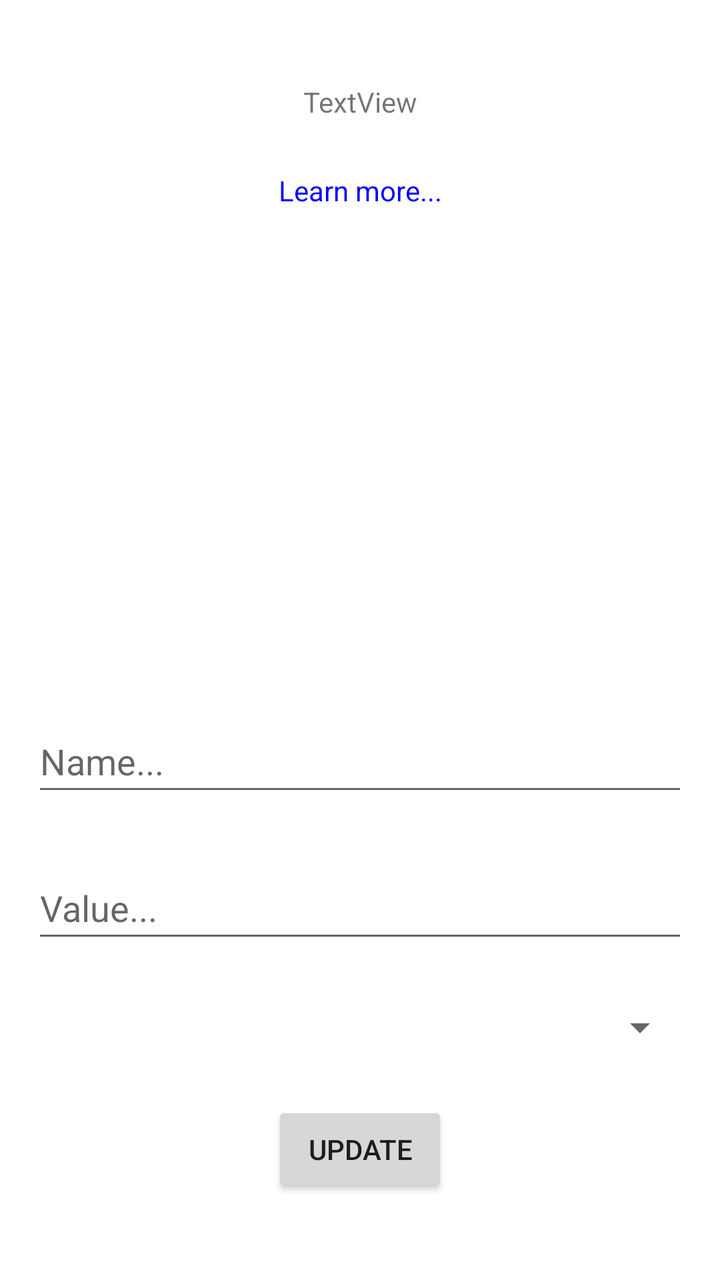
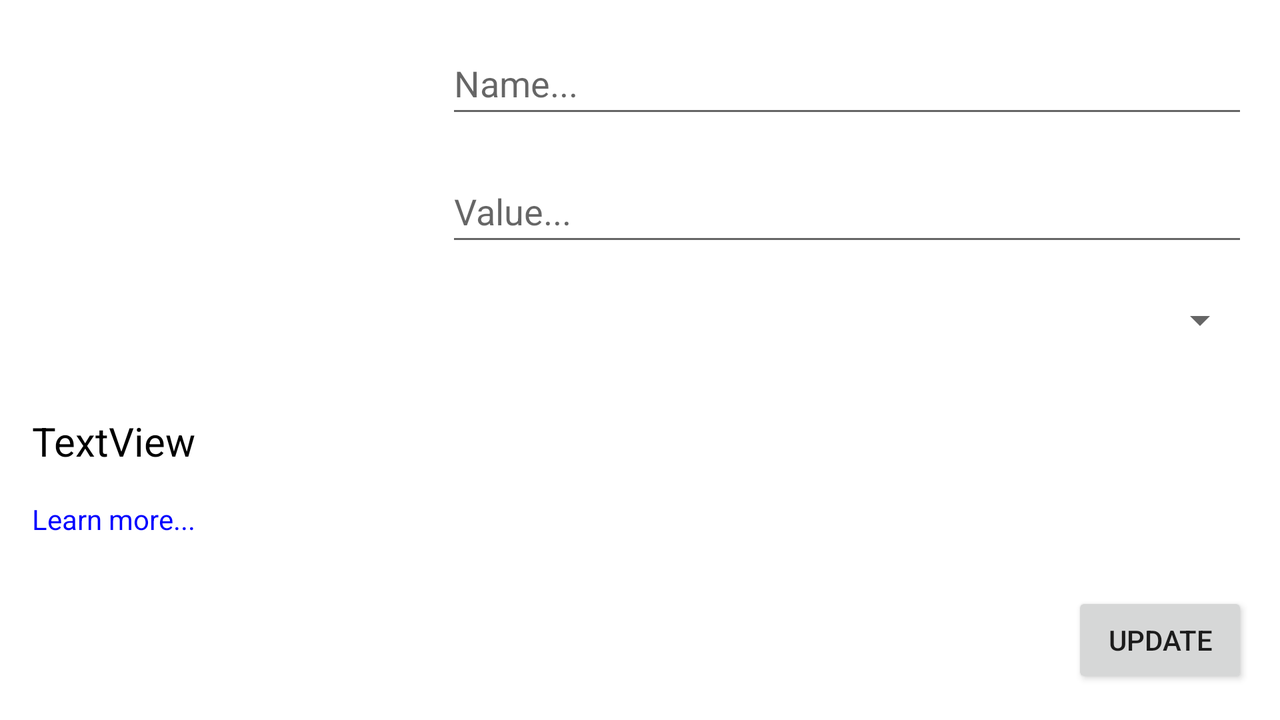

First picture: res/layout/ on a phone held upright. Second picture: the repository's own variant of that layout, on a device whose configuration matches the variant's folder. Source for both follows.
<!-- AndroidManifest.xml: application theme Theme.Nca2 -->
<!-- res/layout/fragment_duck_details.xml -->
<?xml version="1.0" encoding="utf-8"?>
<androidx.constraintlayout.widget.ConstraintLayout xmlns:android="http://schemas.android.com/apk/res/android"
    xmlns:app="http://schemas.android.com/apk/res-auto"
    xmlns:tools="http://schemas.android.com/tools"
    android:layout_width="match_parent"
    android:layout_height="match_parent"
    android:padding="16dp"
    tools:context=".ui.fragments.DuckDetailsFragment">

    <TextView
        android:id="@+id/textViewSeed"
        android:layout_width="wrap_content"
        android:layout_height="wrap_content"
        android:text="TextView"
        app:layout_constraintBottom_toTopOf="@+id/textViewUrl"
        app:layout_constraintEnd_toEndOf="parent"
        app:layout_constraintStart_toStartOf="parent"
        app:layout_constraintTop_toTopOf="parent"
        app:layout_constraintVertical_chainStyle="spread" />

    <TextView
        android:id="@+id/textViewUrl"
        android:layout_width="wrap_content"
        android:layout_height="wrap_content"
        android:text="Learn more..."
        android:textColor="#0000FF"
        app:layout_constraintBottom_toTopOf="@+id/imageViewDuck"
        app:layout_constraintEnd_toEndOf="parent"
        app:layout_constraintHorizontal_bias="0.5"
        app:layout_constraintStart_toStartOf="parent"
        app:layout_constraintTop_toBottomOf="@+id/textViewSeed" />

    <ImageView
        android:id="@+id/imageViewDuck"
        android:layout_width="200dp"
        android:layout_height="200dp"
        android:scaleType="centerCrop"
        app:layout_constraintBottom_toTopOf="@+id/editTextName"
        app:layout_constraintEnd_toEndOf="parent"
        app:layout_constraintHorizontal_bias="0.496"
        app:layout_constraintStart_toStartOf="parent"
        app:layout_constraintTop_toBottomOf="@+id/textViewUrl" />

    <com.google.android.material.textfield.TextInputEditText
        android:id="@+id/editTextName"
        android:layout_width="match_parent"
        android:layout_height="48dp"
        android:hint="Name..."
        app:layout_constraintBottom_toTopOf="@+id/editTextSellValue"
        app:layout_constraintEnd_toEndOf="parent"
        app:layout_constraintHorizontal_bias="0.5"
        app:layout_constraintStart_toStartOf="parent"
        app:layout_constraintTop_toBottomOf="@+id/imageViewDuck" />

    <com.google.android.material.textfield.TextInputEditText
        android:id="@+id/editTextSellValue"
        android:layout_width="match_parent"
        android:layout_height="48dp"
        android:hint="Value..."
        app:layout_constraintBottom_toTopOf="@+id/spinnerRarity"
        app:layout_constraintEnd_toEndOf="parent"
        app:layout_constraintHorizontal_bias="0.5"
        app:layout_constraintStart_toStartOf="parent"
        app:layout_constraintTop_toBottomOf="@+id/editTextName" />

    <Spinner
        android:id="@+id/spinnerRarity"
        android:layout_width="match_parent"
        android:layout_height="wrap_content"
        app:layout_constraintBottom_toTopOf="@+id/buttonUpdateDuck"
        app:layout_constraintEnd_toEndOf="parent"
        app:layout_constraintHorizontal_bias="0.5"
        app:layout_constraintStart_toStartOf="parent"
        app:layout_constraintTop_toBottomOf="@+id/editTextSellValue" />

    <Button
        android:id="@+id/buttonUpdateDuck"
        android:layout_width="wrap_content"
        android:layout_height="wrap_content"
        android:text="Update"
        app:layout_constraintBottom_toBottomOf="parent"
        app:layout_constraintEnd_toEndOf="parent"
        app:layout_constraintHorizontal_bias="0.5"
        app:layout_constraintStart_toStartOf="parent"
        app:layout_constraintTop_toBottomOf="@+id/spinnerRarity" />

</androidx.constraintlayout.widget.ConstraintLayout>
<!-- resources referenced by this layout -->
<resources>
  <style name="Theme.Nca2" parent="Theme.MaterialComponents.DayNight.DarkActionBar">
          
          <item name="colorPrimary">@color/purple_500</item>
          <item name="colorPrimaryVariant">@color/purple_700</item>
          <item name="colorOnPrimary">@color/white</item>
          
          <item name="colorSecondary">@color/teal_200</item>
          <item name="colorSecondaryVariant">@color/teal_700</item>
          <item name="colorOnSecondary">@color/black</item>
          
          <item name="android:statusBarColor" tools:targetApi="l">?attr/colorPrimaryVariant</item>
          
      </style>
</resources>
<!-- res/layout-land/fragment_duck_details.xml (the author's variant of the layout above) -->
<!-- drawn on the phone turned sideways -->
<?xml version="1.0" encoding="utf-8"?>
<androidx.constraintlayout.widget.ConstraintLayout xmlns:android="http://schemas.android.com/apk/res/android"
    xmlns:app="http://schemas.android.com/apk/res-auto"
    xmlns:tools="http://schemas.android.com/tools"
    android:layout_width="match_parent"
    android:layout_height="match_parent"
    android:padding="16dp"
    tools:context=".ui.fragments.DuckDetailsFragment">

    <TextView
        android:id="@+id/textViewSeed"
        android:layout_width="wrap_content"
        android:layout_height="wrap_content"
        android:layout_marginTop="16dp"
        android:text="TextView"
        android:textColor="#000"
        android:textSize="20sp"
        app:layout_constraintStart_toStartOf="parent"
        app:layout_constraintTop_toBottomOf="@+id/imageViewDuck" />

    <TextView
        android:id="@+id/textViewUrl"
        android:layout_width="wrap_content"
        android:layout_height="wrap_content"
        android:layout_marginTop="16dp"
        android:text="Learn more..."
        android:textColor="#0000FF"
        app:layout_constraintStart_toStartOf="parent"
        app:layout_constraintTop_toBottomOf="@+id/textViewSeed" />

    <ImageView
        android:id="@+id/imageViewDuck"
        android:layout_width="175dp"
        android:layout_height="175dp"
        android:scaleType="centerCrop"
        app:layout_constraintStart_toStartOf="parent"
        app:layout_constraintTop_toTopOf="parent" />

    <com.google.android.material.textfield.TextInputEditText
        android:id="@+id/editTextName"
        android:layout_width="0dp"
        android:layout_height="48dp"
        android:layout_marginStart="32dp"
        android:hint="Name..."
        app:layout_constraintEnd_toEndOf="parent"
        app:layout_constraintStart_toEndOf="@+id/imageViewDuck"
        app:layout_constraintTop_toTopOf="parent" />

    <com.google.android.material.textfield.TextInputEditText
        android:id="@+id/editTextSellValue"
        android:layout_width="0dp"
        android:layout_height="48dp"
        android:layout_marginStart="32dp"
        android:layout_marginTop="16dp"
        android:hint="Value..."
        app:layout_constraintEnd_toEndOf="parent"
        app:layout_constraintStart_toEndOf="@+id/imageViewDuck"
        app:layout_constraintTop_toBottomOf="@+id/editTextName" />

    <Spinner
        android:id="@+id/spinnerRarity"
        android:layout_width="0dp"
        android:layout_height="32dp"
        android:layout_marginStart="32dp"
        android:layout_marginTop="16dp"
        app:layout_constraintEnd_toEndOf="parent"
        app:layout_constraintStart_toEndOf="@+id/imageViewDuck"
        app:layout_constraintTop_toBottomOf="@+id/editTextSellValue" />

    <Button
        android:id="@+id/buttonCreateDuck"
        android:layout_width="wrap_content"
        android:layout_height="wrap_content"
        android:text="Update"
        app:layout_constraintBottom_toBottomOf="parent"
        app:layout_constraintEnd_toEndOf="parent" />

</androidx.constraintlayout.widget.ConstraintLayout>
